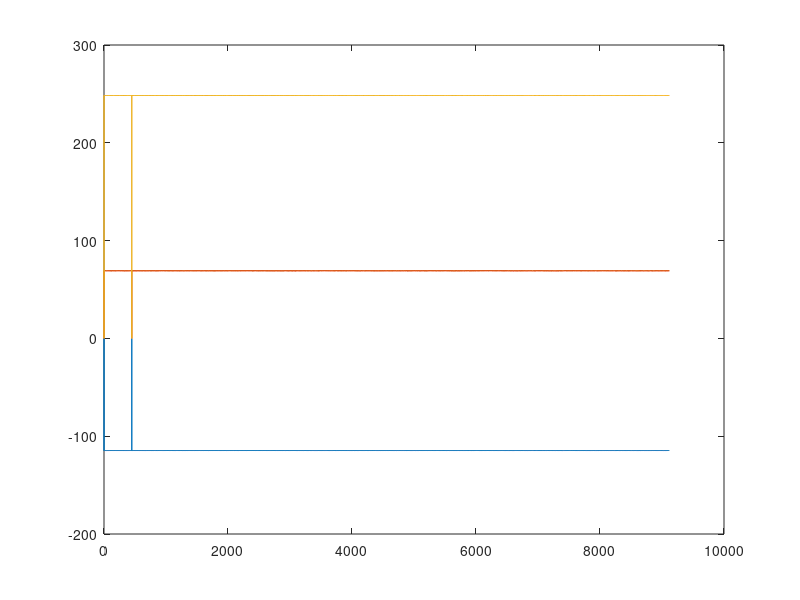

Here is the MATLAB script that generated this plot: (Note: this script raises an error after producing the figure.)
%% Nov 14 Plots

close all; clc;
cd('/home/lex/Documents/Matlab_Files/Vicon_Data')
trans = load('midface.csv');

%We find the intersection of the four points(= center of face)
x = trans(:,1);
y = trans(:,2);
z = trans(:,3);

%Translations follow the right hand rule from head in mid room of high bay

format compact
clf

time = 0.1667 * linspace(1, length(trans), length(trans));

p = plot(time, [x, y, z]),
hold on,

p(1).LineWidth = 2.5;
p(2).LineWidth = 2.5;
p(3).LineWidth = 2.5;

xlabel('Time (seconds)'), 
ylabel('Head Translation (Millimeters)'),

legend('X-Translation', 'Y-Translation', 'Z-Translation', 'location', 'best'),

title('Static Head Position Captured with Vicon'),

%% Produce Indiv Plots
clf
subplot(311);

p1 = plot(time, x),  hold on,
p1.LineWidth = 2.5;

xlabel('Time (seconds)'), ylabel('Head Translation (Millimeters)'),
axis([700 2000 -115 -114 ])
legend('X-Translation', 'location', 'best'),

title('Static Head Position Captured with Vicon'),

%Y-Translation
subplot(312);

p2 = plot(time, y, 'r'),  hold on,
p2.LineWidth = 2.5;

xlabel('Time (seconds)'), ylabel('Head Translation (Millimeters)'),
axis([700 2000 68 70 ])
legend('Y-Translation', 'location', 'best'),

title('Static Head Position Captured with Vicon'),

%Z-Translation
subplot(313);

p2 = plot(time, z, 'm'),  hold on,
p2.LineWidth = 2.5;

xlabel('Time (seconds)'), ylabel('Head Translation (Millimeters)'),
axis([700 2000 248 249 ])
legend('Z-Translation', 'location', 'best'),

title('Static Head Position Captured with Vicon'),
